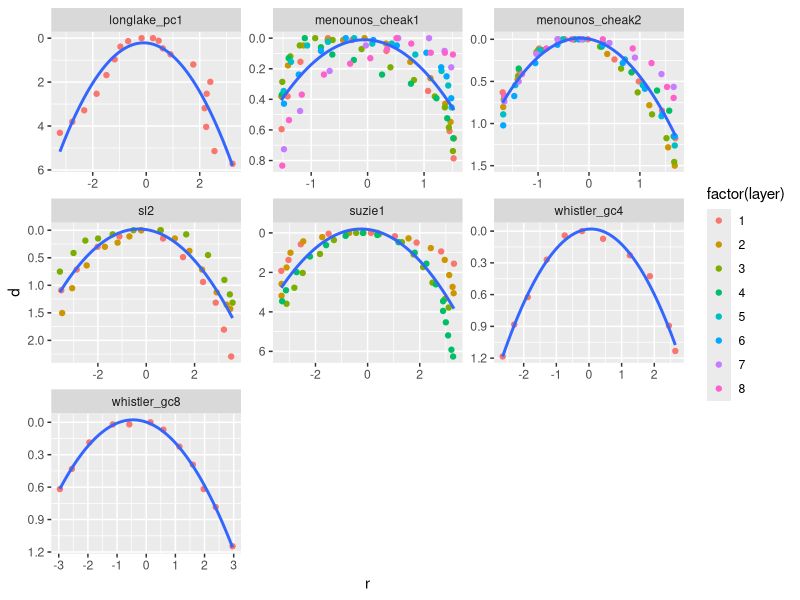
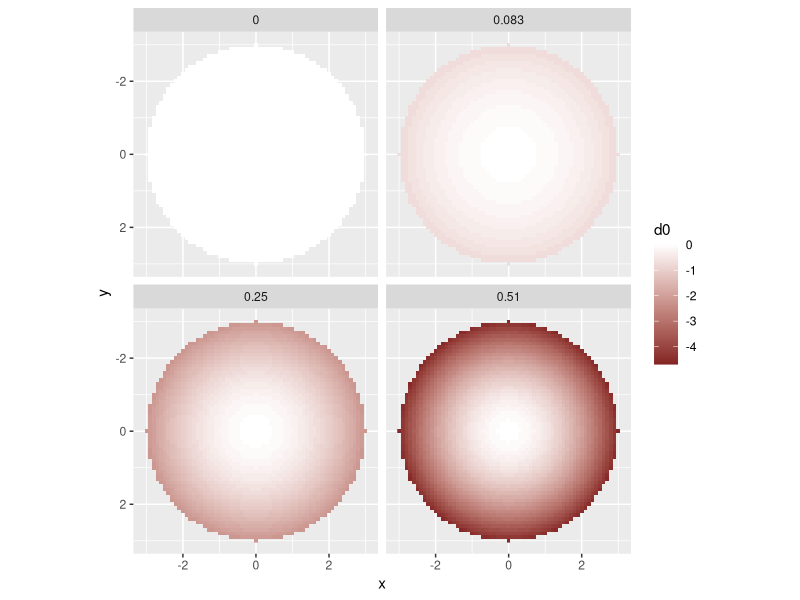
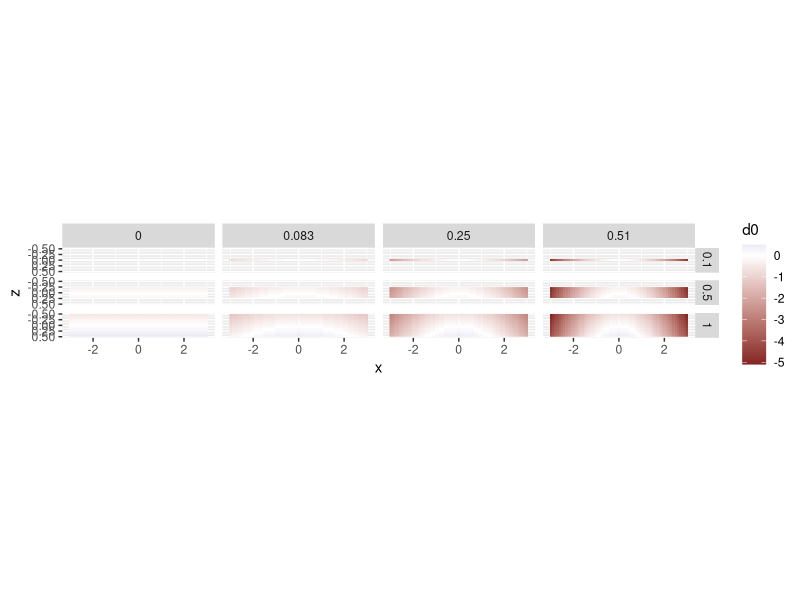
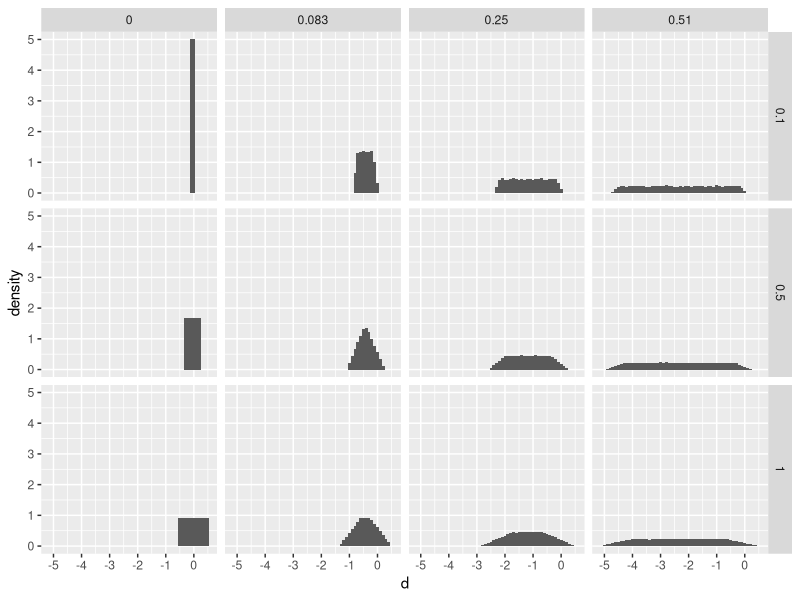

Write the R code that produced these figures, in order. (Note: a time limit stopped this script after it produced the figures.)
## ---- chunk 1
library(ggplot2)
library(reshape2)
library(dplyr)
## ---- chunk 2
# define parameters
barrel_width <- 6 # use 8 cm for barrel width
slice_sizes <- c(0.1, 0.5, 1)
cellsize <- 0.1
## ---- chunk 3
# generate data at resolution cellsize/2 (200 samples for 20 cm). smooth random normal data
set.seed(2500)
original_data <- data.frame(d0=seq(0, 20, cellsize), vals=rlnorm(20/cellsize+1))
original_data$vals <- 1.5 ^ original_data$vals * 10
smoothing = 10
for(s in 1:smoothing) {
  original_data$vals <- ksmooth(original_data$d0, original_data$vals, bandwidth=0.1)$y
}
# define density for each (produces curve from 0.1 to 0.5 ish)
original_data$density <- (original_data$d0 * (5-1) / 20 + 1) * 0.1

# ggplot(original_data, aes(y=d0, x=vals)) + geom_path() + scale_y_reverse()

original_data_params <- function(d0, tol=1e-13) {
    return(original_data[sapply(d0, function(x) {
      which(abs(original_data$d0-x) < tol)[1]
    }),])
}
## ---- chunk 4
# load
deformations <- read.csv("deformed cores/deformed_cores_summary.csv")
# calc the x0 and y0 to use as the base coordinates (to transform x and y to r and d)
layers <- deformations %>% 
  group_by(layercode) %>% 
  summarise(x0=mean(range(x)), y0=min(y))
deformations <- merge(deformations, layers, by="layercode")
deformations$r <- deformations$x-deformations$x0
deformations$d <- deformations$y-deformations$y0
deformations <- deformations %>% select(layercode, core, layer, r, d)

# plot cores with quadratic smoothing
ggplot(deformations, aes(x=r, y=d)) + 
  geom_point(aes(col=factor(layer))) + 
  stat_smooth(method=lm, formula=y ~ poly(x, 2, raw=TRUE), se=FALSE) + 
  scale_y_reverse() + facet_wrap(~core, scales="free")

# define the regression function
create_quadratic_model <- function(df) {
  model <- lm(data=df, formula=d ~ poly(r, 2, raw=TRUE))
  return(data.frame(a=model$coefficients[3],
                    r2=summary(model)$r.squared,
                    df=model$df.residual))
}

# calculate quadratic models
modelparams <- deformations %>% 
  group_by(layercode) %>%
  do(create_quadratic_model(.))

# these are used in the model later
mina <- round(min(modelparams$a), 3)
maxa <- round(max(modelparams$a), 2)
meana <- round(mean(modelparams$a), 2)
coeffs <- c(0, mina, meana, maxa)
## ---- chunk 5
knitr::kable(modelparams, digits=2)
## ---- chunk 6
# This function takes a `slicesize` (for example, 1 cm) and a function `d0` that
# returns a the original depth prior to deformation given a depth (`d`) and a
# radius from the centre of the core (`r`). The `cellsize` parameter specifies
# the resolution at which to create the model (low values for higher resolution)
# and the `width` specifies the interior diameter of the core barrel. The `d`
# values in the model are relative to the centre of the slice. For a single
# function `d0` and slice size, we can then plot a cross-section and histogram
# of the depths prior to deformation.

# output is a data.frame with columsn x, y, z, r, and d0 (which we should refactor to oi...)

deformation_model3d <- function(slicesize, d0, width=2, cellsize=0.025, snap=NULL) {
  if(is.null(snap)) {
    snap <- cellsize
  }
  coords <- expand.grid(x=seq(-width/2, width/2, cellsize),
                        y=seq(-width/2, width/2, cellsize),
                        z=seq(-slicesize/2, slicesize/2, cellsize))
  coords$r <- sqrt(coords$x^2 + coords$y^2)
  coords <- coords[coords$r <= width/2,]
  coords$d0 <- floor(d0(coords$z, coords$r) / cellsize) * cellsize
  return(coords)
}

# expand to grid
params <- expand.grid(slicesize=slice_sizes, coeff=coeffs)

# define a wrapper function that will create the model based on the
# parameters we would like to vary
# include stat of concentration of our value
deformation_model_wrapper <- function(slicesize, coeff) {
  deformation_model3d(slicesize, 
                      d0=function(d, r) d - coeff * r^2, 
                      width = barrel_width, 
                      cellsize = cellsize)
}

# create the models in long form so we can plot with facets
all <- params %>% 
  group_by(slicesize, coeff) %>% 
  do(deformation_model_wrapper(.$slicesize, .$coeff))

# overhead view (same for all sizes of slice)
ggplot(all %>% filter(abs(z)==min(abs(z)), slicesize==all$slicesize[1]), aes(x=x, y=y)) + 
  geom_raster(aes(fill=d0)) + 
  scale_fill_gradient2() + scale_y_reverse() + 
  coord_fixed() + facet_wrap(~coeff)

# side on view
ggplot(all %>% filter(abs(y)==min(abs(y))), aes(x=x, y=z)) + geom_raster(aes(fill=d0)) + 
  scale_fill_gradient2() + scale_y_reverse() + 
  coord_fixed() + facet_grid(slicesize ~ coeff)

# create smoothing models (histograms with binwidth of cellsize, except with the $density param)
create_smoothing_model <- function(vals) {
  limit <- round(max(abs(vals)) / cellsize) * cellsize #snap to cellsize
  breaks <- seq(-limit-cellsize, limit+cellsize, cellsize)
  h <- hist(vals, breaks=breaks, plot=FALSE)
  # fill smoothing model with zeros to make symmetrical
  return(data.frame(d=breaks[-1], density=h$density))
}

models <- all %>% 
  group_by(slicesize, coeff) %>% 
  do(create_smoothing_model(.$d0))

# plot (same as density histogram but this is faster)
ggplot(models %>% filter(density != 0), aes(x=d, y=density)) + 
  geom_bar(width=cellsize, stat="identity") + 
  facet_grid(slicesize ~ coeff)
## ---- chunk 7
# we need a function that simulates figs/math3.jpg
extrude <- function(model, paramsfunc, slice_size) {
    out <- data.frame(d=seq(0+slice_size/2, max(original_data$d0), slice_size))
    out$vals <- sapply(out$d, function(deltad0) {
      params <- paramsfunc(model$d0 + deltad0)
      params <- params[!is.na(params$d0),] # NAs are an issue for the first/last slices
      return(sum(params$vals * params$density) / sum(params$density))
    })
    out
}

sliced <- all %>%
  group_by(slicesize, coeff) %>% 
  do(extrude(., original_data_params, unique(.$slicesize)))

ggplot(sliced, aes(y=d, x=vals)) + geom_path() + scale_y_reverse() + 
  facet_grid(slicesize ~ coeff, scales="free_x")
